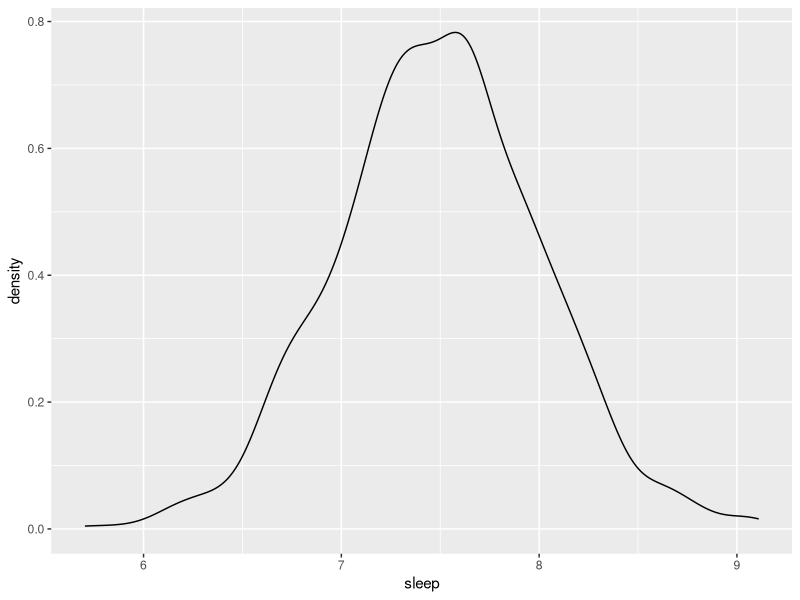

R code for this plot: (Note: this script raises an error after producing the figure.)
## ---- chunk 1
knitr::opts_chunk$set(echo = TRUE)
knitr::opts_chunk$set(collapse = TRUE)
library(tidyverse)
## ---- chunk 2

sleep1 = data.frame(
  person = c(1:1000),
  s = 7.5,
  n = rnorm(1000,0,0.5)
) 

sleep1 = sleep1 %>%
  mutate(sleep = s+n)

## ---- chunk 3

ggplot(sleep1, aes(x=sleep)) + 
  geom_density()

## ---- chunk 4

sleep2 = data.frame(
  person = c(1:5000),
  s = 7.5,
  n = rnorm(1000,0,0.5)
)

sleep2 %>%
  mutate(sleep = s+n)

## ---- chunk 5

## WRITE YOUR CODE HERE

## ---- chunk 6

## WRITE YOUR CODE HERE



## ---- chunk 7

## WRITE YOUR CODE HERE



## ---- chunk 8

sleep_group1 = data.frame(
  person = rep(c(1:5000), each=2),
  group = rep(c("Adults", "Children"), times=2),
  s = rep(c(7, 10), times=2),
  n = rnorm(10000, 0, 1)
)

sleep_group1 = sleep_group1 %>%
  mutate(sleep=s+n)


## ---- chunk 9

## WRITE YOUR CODE HERE




## ---- chunk 10

## A case that works

x <- c(1,2)
y <- c(1:8)

data.frame(col1=x, col2=y)

## A case that doesn't work
## For data frames, the shorter sequence should be a multiple of the longer sequence

a <- c(1,2,3)
b <- c(1:8)


data.frame(col1=a, col2=b)

## ---- chunk 11

## WRITE YOUR CODE HERE


## ---- chunk 12

## WRITE YOUR CODE HERE


## ---- chunk 13

sleep1_summ = sleep1 %>%
  summarise(mean = mean(sleep),
            lower = quantile(sleep, c(0.025)),
            upper = quantile(sleep, c(0.975))) %>%
  mutate(group="All")

ggplot(sleep1_summ, 
       aes(x=group, y=mean)) + 
  geom_bar(stat='identity') + 
  geom_point() + 
  geom_errorbar(aes(ymin=lower, ymax=upper))


## ---- chunk 14

## WRITE YOUR CODE HERE


## ---- chunk 15

## WRITE YOUR CODE HERE
